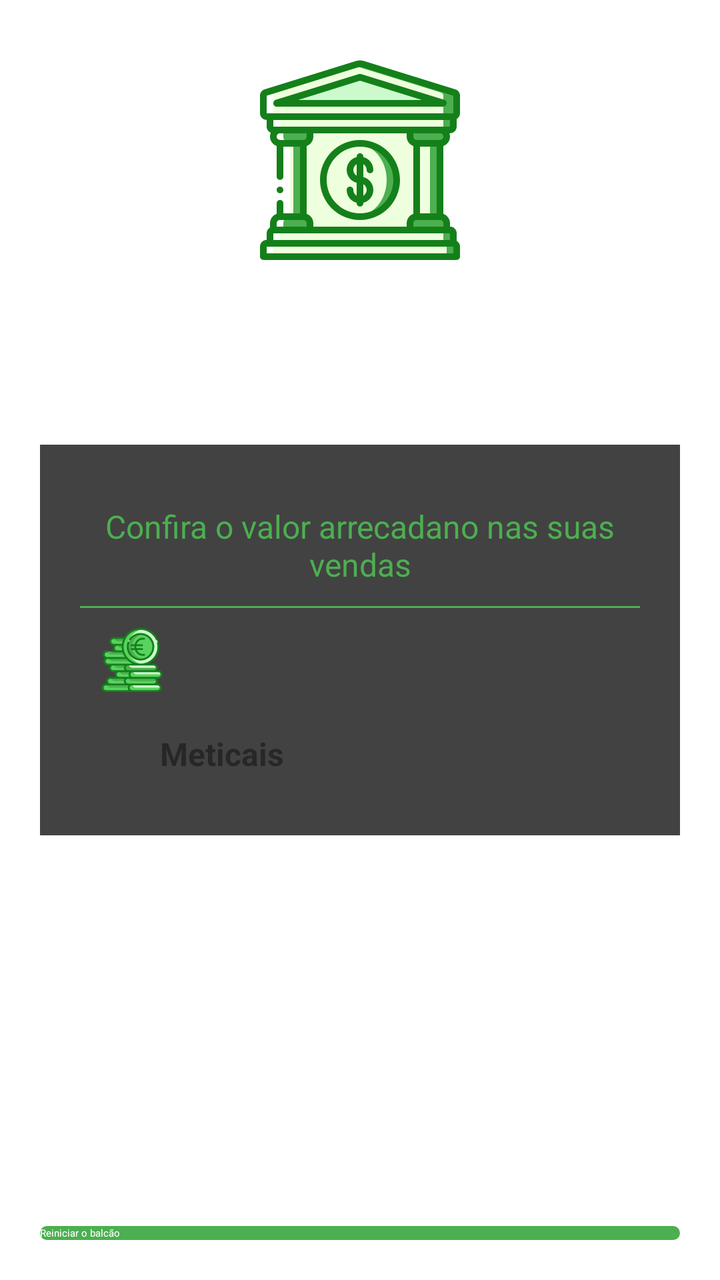
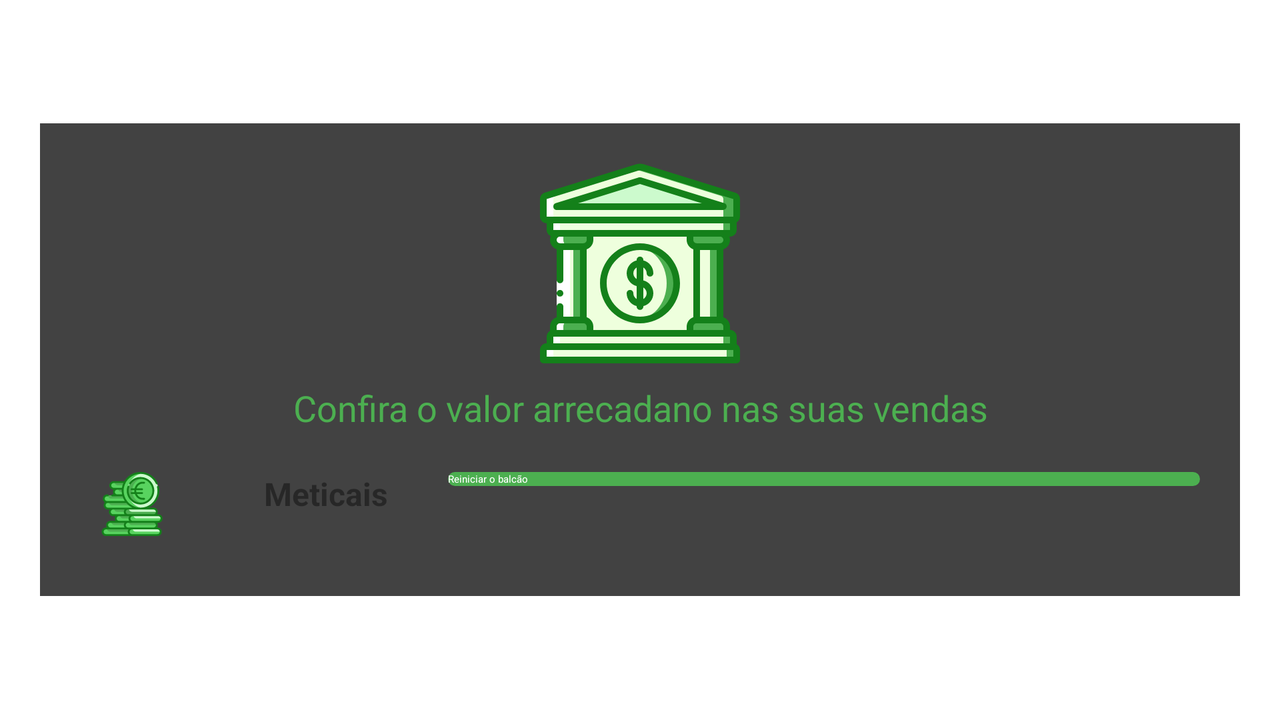

One screen, two layout resources from the same app: the default and the repository's alternative for another configuration. Each is rendered where Android would select it; the XML of both is given below.
<!-- AndroidManifest.xml: application theme NoInternetTheme -->
<!-- res/layout/fragment_bank.xml -->
<?xml version="1.0" encoding="utf-8"?>
<FrameLayout xmlns:android="http://schemas.android.com/apk/res/android"
    xmlns:tools="http://schemas.android.com/tools"
    android:layout_width="match_parent"
    android:layout_height="match_parent"
    android:padding="20dp"
    tools:context=".views.fragments.BankFragment">

    <ImageView
        android:layout_width="match_parent"
        android:layout_height="wrap_content"
        android:contentDescription="@string/bank"
        android:paddingTop="10dp"
        android:src="@drawable/ic_bank" />

    <androidx.cardview.widget.CardView
        android:layout_width="match_parent"
        android:layout_height="wrap_content"
        android:layout_gravity="center">

        <LinearLayout
            android:layout_width="match_parent"
            android:layout_height="wrap_content"
            android:orientation="vertical"
            android:padding="20dp">

            <TextView
                android:layout_width="wrap_content"
                android:layout_height="wrap_content"
                android:gravity="center"
                android:padding="10dp"
                android:text="@string/valor_arrecadado"
                android:textAllCaps="false"
                android:textColor="@color/colorPrimary"
                android:textSize="16sp" />

            <View
                android:layout_width="match_parent"
                android:layout_height="1dp"
                android:background="@color/colorPrimary" />

            <TextView
                android:layout_width="wrap_content"
                android:layout_height="wrap_content"
                android:drawableStart="@drawable/ic_euro"
                android:padding="10dp" />

            <LinearLayout
                android:layout_width="wrap_content"
                android:layout_height="wrap_content">

                <TextView
                    android:id="@+id/tv_valor_total"
                    android:layout_width="wrap_content"
                    android:layout_height="wrap_content"
                    android:padding="10dp"
                    android:textSize="16sp"
                    android:textStyle="bold" />

                <TextView
                    android:layout_width="wrap_content"
                    android:layout_height="wrap_content"
                    android:paddingStart="20dp"
                    android:text="@string/meticais"
                    android:textAllCaps="false"
                    android:textColor="@color/black_overlay"
                    android:textSize="16sp"
                    android:textStyle="bold"
                    tools:ignore="RtlSymmetry" />
            </LinearLayout>
        </LinearLayout>

    </androidx.cardview.widget.CardView>

    <LinearLayout
        android:layout_width="match_parent"
        android:layout_height="match_parent"
        android:gravity="bottom">

        <Button

            android:id="@+id/btn_reset"
            style="?android:attr/buttonBarButtonStyle"
            android:layout_width="match_parent"
            android:layout_height="wrap_content"
            android:background="@drawable/editext"
            android:backgroundTint="@color/colorPrimary"
            android:text="@string/reiniciar_o_balcao"
            android:textAllCaps="false"
            android:textColor="@color/md_white_1000" />
    </LinearLayout>
</FrameLayout>
<!-- resources referenced by this layout -->
<resources>
  <color name="black_overlay">#66000000</color>
  <color name="colorPrimary">#4CAF50</color>
  <color name="md_white_1000">#ffffff</color>
  <!-- drawable editext (drawable) -->
  <?xml version="1.0" encoding="utf-8"?>
  <shape xmlns:android="http://schemas.android.com/apk/res/android"
      android:shape="rectangle" android:padding="20dp">
      <solid android:color="#FFFFFF"/>
      <stroke android:width="1dp" android:color="@color/colorAccent" />
      <corners
          android:bottomRightRadius="5dp"
          android:bottomLeftRadius="5dp"
          android:topLeftRadius="5dp"
          android:topRightRadius="5dp"/>
  </shape>
  <!-- drawable ic_bank: vector/xml drawable (drawable, 9884 chars, omitted) -->
  <!-- drawable ic_euro: vector/xml drawable (drawable, 14186 chars, omitted) -->
  <string name="bank">Bank</string>
  <string name="meticais">Meticais</string>
  <string name="reiniciar_o_balcao">Reiniciar o balcão</string>
  <string name="valor_arrecadado">Confira o valor arrecadano nas suas vendas</string>
  <color name="colorAccent">#58D35F</color>
</resources>
<!-- res/layout-land/fragment_bank.xml (the repository's variant of the layout above) -->
<!-- drawn on the phone turned sideways -->
<?xml version="1.0" encoding="utf-8"?>
<FrameLayout xmlns:android="http://schemas.android.com/apk/res/android"
    xmlns:tools="http://schemas.android.com/tools"
    android:layout_width="match_parent"
    android:layout_height="match_parent"
    android:padding="20dp"
    tools:context=".views.fragments.BankFragment">

    <androidx.cardview.widget.CardView
        android:layout_width="match_parent"
        android:layout_height="wrap_content"
        android:layout_gravity="center">

        <LinearLayout
            android:layout_width="match_parent"
            android:layout_height="wrap_content"
            android:orientation="vertical"
            android:padding="20dp">

            <LinearLayout
                android:layout_width="match_parent"
                android:layout_height="wrap_content"
                android:orientation="vertical">

                <ImageView
                    android:layout_width="match_parent"
                    android:layout_height="wrap_content"
                    android:contentDescription="@string/bank"
                    android:src="@drawable/ic_bank" />

            </LinearLayout>


            <TextView
                android:layout_width="match_parent"
                android:layout_height="wrap_content"
                android:gravity="center"
                android:padding="10dp"
                android:text="@string/valor_arrecadado"
                android:textAllCaps="false"
                android:textColor="@color/colorPrimary"
                android:textSize="18sp" />

            <LinearLayout
                android:layout_width="match_parent"
                android:layout_height="wrap_content"
                android:orientation="horizontal">

            <TextView
                android:layout_width="wrap_content"
                android:layout_height="wrap_content"
                android:drawableStart="@drawable/ic_euro"
                android:padding="10dp" />

            <LinearLayout
                android:layout_width="wrap_content"
                android:layout_height="wrap_content">

                <TextView
                    android:id="@+id/tv_valor_total"
                    android:layout_width="wrap_content"
                    android:layout_height="wrap_content"
                    android:padding="10dp"
                    android:textSize="16sp"
                    android:textStyle="bold" />

                <TextView
                    android:layout_width="wrap_content"
                    android:layout_height="wrap_content"
                    android:paddingStart="20dp"
                    android:text="@string/meticais"
                    android:textAllCaps="false"
                    android:textColor="@color/black_overlay"
                    android:textSize="16sp"
                    android:textStyle="bold"
                    tools:ignore="RtlSymmetry" />
            </LinearLayout>
                <Button
                    android:id="@+id/btn_reset"
                    style="?android:attr/buttonBarButtonStyle"
                    android:layout_width="match_parent"
                    android:layout_height="wrap_content"
                    android:background="@drawable/editext"
                    android:backgroundTint="@color/colorPrimary"
                    android:text="@string/reiniciar_o_balcao"
                    android:textAllCaps="false"
                    android:layout_marginStart="30dp"
                    android:textColor="@color/md_white_1000" />
            </LinearLayout>

        </LinearLayout>

    </androidx.cardview.widget.CardView>

</FrameLayout>
